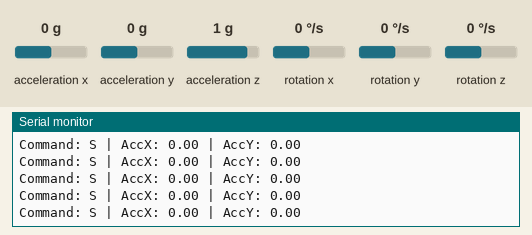
This sketch was run on a simulated Arduino Uno, built with avr-gcc and run on an emulated ATmega328P. On the bench: the last lines printed to the serial monitor. Inputs (shaded band) come from the test bench; at power-on: acceleration x 0 g, acceleration y 0 g, acceleration z 1 g, rotation x 0 °/s, rotation y 0 °/s, rotation z 0 °/s. No radio packets arrive unless stated.

Above: at 4.2 s.
4.3 s: acceleration x set to -1.4 g
At 4.65 s:
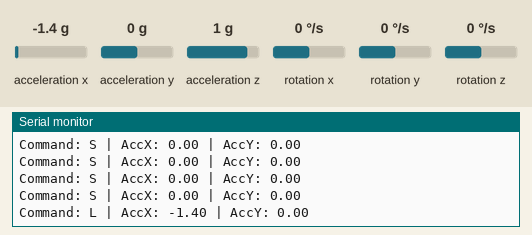
6.5 s: acceleration y set to -1.4 g
At 6.76 s:
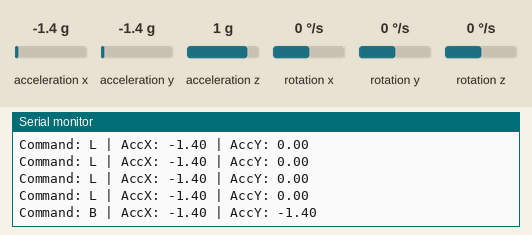
8.6 s: acceleration y set to 0.8 g
At 8.86 s:
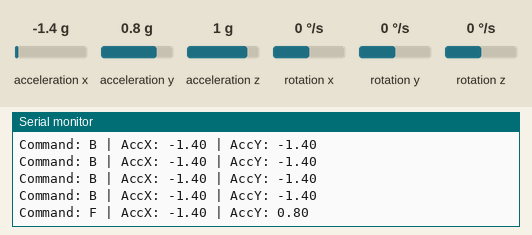

Measured:
- after the input at 4.3 s, the serial monitor: prints a new line after 0.22 s (image 1)
- after the input at 6.5 s, the serial monitor: prints a new line after 0.12 s (image 2)
- after the input at 8.6 s, the serial monitor: prints a new line after 0.13 s (image 3)

The sketch:

gesture_control_transmitter.ino
```cpp
#include <Wire.h>
#include <MPU6050_tockn.h>
#include <RH_ASK.h>
#include <SPI.h>
MPU6050 mpu6050(Wire);
RH_ASK driver;
char command = 'S';
unsigned long lastSend = 0;
void setup() {
  Serial.begin(9600);
  Wire.begin();
  mpu6050.begin();
  mpu6050.calcGyroOffsets(true);
  if (!driver.init()) {
    Serial.println("433 MHz transmitter failed");
    while (1);
  }
  Serial.println("Gesture transmitter ready");
}
void loop() {
  mpu6050.update();
  float ax = mpu6050.getAccX();
  float ay = mpu6050.getAccY();
  // Adjust signs after testing your sensor orientation.
  if (ay > 0.35) {
    command = 'F';
  } else if (ay < -0.35) {
    command = 'B';
  } else if (ax > 0.35) {
    command = 'R';
  } else if (ax < -0.35) {
    command = 'L';
  } else {
    command = 'S';
  }
  if (millis() - lastSend >= 100) {
    driver.send((uint8_t*)&command, 1);
    driver.waitPacketSent();
    Serial.print("Command: ");
    Serial.print(command);
    Serial.print(" | AccX: ");
    Serial.print(ax);
    Serial.print(" | AccY: ");
    Serial.println(ay);
    lastSend = millis();
  }
}
```
